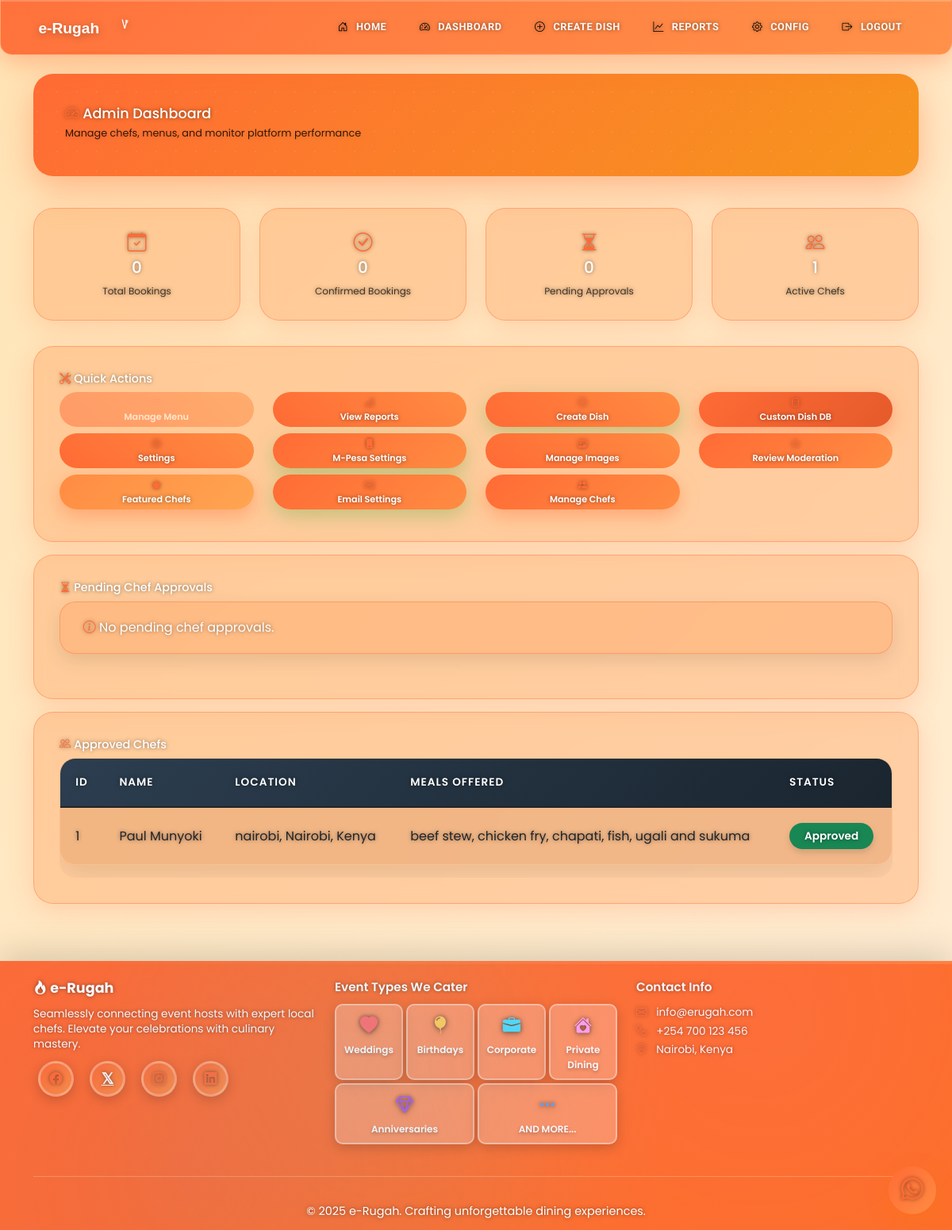
The app's page /admin/dashboard (signed in) with its own data.
### models.py (models this page shows, shortened)
class Chef(db.Model):
    id = db.Column(db.Integer, primary_key=True)
    user_id = db.Column(db.Integer, db.ForeignKey('user.id'), nullable=False)
    name = db.Column(db.String(100), nullable=False)
    phone = db.Column(db.String(20), nullable=False)
    county = db.Column(db.String(50), nullable=False)
    sub_county = db.Column(db.String(50), nullable=False)
    town = db.Column(db.String(50), nullable=False)
    about = db.Column(db.Text)
    meals_offered = db.Column(db.Text)
    photo_url = db.Column(db.String(200))
    is_verified = db.Column(db.Boolean, default=False)
    is_approved = db.Column(db.Boolean, default=False)
    created_at = db.Column(db.DateTime, default=datetime.utcnow)
    rating_total = db.Column(db.Integer, default=0)
    rating_count = db.Column(db.Integer, default=0)
    is_featured = db.Column(db.Boolean, default=False)
    featured_priority = db.Column(db.Integer, default=100)
    bookings = db.relationship('Booking', backref='chef', lazy=True)

### main.py (the view)
@app.route('/admin/dashboard')
@role_required('admin')
def admin_dashboard():
    pending_chefs = Chef.query.filter_by(is_verified=True, is_approved=False).all()
    approved_chefs = Chef.query.filter_by(is_approved=True).all()
    total_bookings = Booking.query.count()
    confirmed_bookings = Booking.query.filter_by(status='confirmed').count()
    return render_template('admin_dashboard.html',
                         pending_chefs=pending_chefs,
                         approved_chefs=approved_chefs,
                         total_bookings=total_bookings,
                         confirmed_bookings=confirmed_bookings)

### main.py (called while the page is built)
@app.context_processor
def inject_year():
    return {'year': datetime.now().year}

@login_manager.user_loader
def load_user(user_id):
    return User.query.get(int(user_id))

def role_required(role):
    def decorator(f):
        @wraps(f)
        @login_required
        def decorated_function(*args, **kwargs):
            if current_user.role != role:
                flash('Access denied. Insufficient permissions.', 'danger')
                return redirect(url_for('index'))
            return f(*args, **kwargs)
        return decorated_function
    return decorator

### templates/admin_dashboard.html (shortened to what this page needs)
{% extends "base.html" %}
{% block content %}
<div class="page-header">
    <div>
        <h5 class="mb-0" style="font-size: 1.1rem;"><i class="bi bi-speedometer2"></i> Admin Dashboard</h5>
        <p class="mb-1 mt-1 small" style="font-size: 0.8rem; color: rgba(0, 0, 0, 0.8);">Manage chefs, menus, and monitor platform performance</p>
    </div>
</div>
<div class="row mb-3">
    <div class="col-md-3 mb-3">
        <div class="stats-card">
            <i class="bi bi-calendar-check" style="font-size: 1.5rem;"></i>
            <h4 class="mb-1" style="font-size: 1.25rem;">{{ total_bookings }}</h4>
            <small style="font-size: 0.75rem; color: rgba(0, 0, 0, 0.7);">Total Bookings</small>
        </div>
    </div>
    <div class="col-md-3 mb-3">
        <div class="stats-card">
            <i class="bi bi-check-circle" style="font-size: 1.5rem;"></i>
            <h4 class="mb-1" style="font-size: 1.25rem;">{{ confirmed_bookings }}</h4>
            <small style="font-size: 0.75rem; color: rgba(0, 0, 0, 0.7);">Confirmed Bookings</small>
        </div>
    </div>
    <div class="col-md-3 mb-3">
        <div class="stats-card">
            <i class="bi bi-hourglass-split" style="font-size: 1.5rem;"></i>
            <h4 class="mb-1" style="font-size: 1.25rem;">{{ pending_chefs|length }}</h4>
            <small style="font-size: 0.75rem; color: rgba(0, 0, 0, 0.7);">Pending Approvals</small>
        </div>
    </div>
    <div class="col-md-3 mb-3">
        <div class="stats-card">
            <i class="bi bi-people" style="font-size: 1.5rem;"></i>
            <h4 class="mb-1" style="font-size: 1.25rem;">{{ approved_chefs|length }}</h4>
            <small style="font-size: 0.75rem; color: rgba(0, 0, 0, 0.7);">Active Chefs</small>
        </div>
    </div>
</div>
<div class="dashboard-card mb-3">
    <h6 class="mb-2" style="font-size: 0.9rem;"><i class="bi bi-tools"></i> Quick Actions</h6>
    <div class="row">
        <div class="col-md-3 mb-2">
            <button class="btn btn-secondary btn-sm w-100" style="font-size: 0.75rem; padding: 0.25rem; opacity: 0.5; cursor: not-allowed;" disabled>
                <i class="bi bi-list-ul"></i><br><small style="font-size: 0.7rem;">Manage Menu</small>
            </button>
        </div>
        <div class="col-md-3 mb-2">
            <a href="{{ url_for('reports') }}" class="btn btn-info btn-sm w-100" style="font-size: 0.75rem; padding: 0.25rem;">
                <i class="bi bi-bar-chart"></i><br><small style="font-size: 0.7rem;">View Reports</small>
            </a>
        </div>
        <div class="col-md-3 mb-2">
            <a href="{{ url_for('admin_create_dish') }}" class="btn btn-success btn-sm w-100" style="font-size: 0.75rem; padding: 0.25rem;">
                <i class="bi bi-plus-circle"></i><br><small style="font-size: 0.7rem;">Create Dish</small>
            </a>
        </div>
        <div class="col-md-3 mb-2">
            <a href="{{ url_for('admin_custom_dish_database') }}" class="btn btn-primary btn-sm w-100" style="font-size: 0.75rem; padding: 0.25rem; background: linear-gradient(135deg, #ff6b35, #e55a2b); border: none;">
                <i class="bi bi-database"></i><br><small style="font-size: 0.7rem;">Custom Dish DB</small>
            </a>
        </div>
        <div class="col-md-3 mb-2">
            <a href="{{ url_for('admin_settings') }}" class="btn btn-warning btn-sm w-100" style="font-size: 0.75rem; padding: 0.25rem;">
                <i class="bi bi-gear"></i><br><small style="font-size: 0.7rem;">Settings</small>
            </a>
        </div>
        <div class="col-md-3 mb-2">
            <a href="{{ url_for('admin_mpesa_settings') }}" class="btn btn-success btn-sm w-100" style="font-size: 0.75rem; padding: 0.25rem; background: linear-gradient(135deg, #ff6b35, #ff8c42); border: none;">
                <i class="bi bi-phone-fill"></i><br><small style="font-size: 0.7rem;">M-Pesa Settings</small>
            </a>
        </div>
        <div class="col-md-3 mb-2">
            <a href="{{ url_for('admin_images') }}" class="btn btn-info btn-sm w-100" style="font-size: 0.75rem; padding: 0.25rem;">
                <i class="bi bi-images"></i><br><small style="font-size: 0.7rem;">Manage Images</small>
            </a>
        </div>
        <div class="col-md-3 mb-2">
            <a href="{{ url_for('admin_reviews') }}" class="btn btn-warning btn-sm w-100" style="font-size: 0.75rem; padding: 0.25rem; background: linear-gradient(135deg, #ff6b35, #ff8c42); border: none;">
                <i class="bi bi-star"></i><br><small style="font-size: 0.7rem;">Review Moderation</small>
            </a>
        </div>
        <div class="col-md-3 mb-2">
            <a href="{{ url_for('admin_featured_chefs') }}" class="btn btn-primary btn-sm w-100" style="font-size: 0.75rem; padding: 0.25rem; background: linear-gradient(135deg, #ff8c42, #ffa552); border: none;">
                <i class="bi bi-star-fill"></i><br><small style="font-size: 0.7rem;">Featured Chefs</small>
            </a>
        </div>
        <div class="col-md-3 mb-2">
            <a href="{{ url_for('admin_email_settings') }}" class="btn btn-success btn-sm w-100" style="font-size: 0.75rem; padding: 0.25rem; background: linear-gradient(135deg, #ff6b35, #ff8c42); border: none;">
                <i class="bi bi-envelope-at"></i><br><small style="font-size: 0.7rem;">Email Settings</small>
            </a>
        </div>
        <div class="col-md-3 mb-2">
            <a href="{{ url_for('admin_manage_chefs') }}" class="btn btn-primary btn-sm w-100" style="font-size: 0.75rem; padding: 0.25rem; background: linear-gradient(135deg, #ff6b35, #ff8c42); border: none;">
                <i class="bi bi-people-fill"></i><br><small style="font-size: 0.7rem;">Manage Chefs</small>
            </a>
        </div>
    </div>
</div>
<div class="dashboard-card mb-3">
    <h6 class="mb-2" style="font-size: 0.9rem;"><i class="bi bi-hourglass-split"></i> Pending Chef Approvals</h6>
    {% if pending_chefs %}
    <div class="table-responsive">
        <table class="table table-striped">
            <thead>
                <tr>
                    <th>ID</th>
                    <th>Name</th>
                    <th>Email</th>
                    <th>Phone</th>
                    <th>Location</th>
                    <th>Verified</th>
                    <th>Actions</th>
                </tr>
            </thead>
            <tbody>
                {% for chef in pending_chefs %}
                <tr>
                    <td>{{ chef.id }}</td>
                    <td>{{ chef.name }}</td>
                    <td>{{ chef.user.email }}</td>
                    <td>{{ chef.phone }}</td>
                    <td>{{ chef.county }}, {{ chef.town }}</td>
                    <td>
                        {% if chef.is_verified %}
                            <span class="badge bg-success">Yes</span>
                        {% else %}
                            <span class="badge bg-warning">No</span>
                        {% endif %}
                    </td>
                    <td>
                        <a href="{{ url_for('approve_chef', chef_id=chef.id) }}" class="btn btn-sm btn-success">Approve</a>
                        <a href="{{ url_for('reject_chef', chef_id=chef.id) }}" class="btn btn-sm btn-danger">Reject</a>
                    </td>
                </tr>
                {% endfor %}
            </tbody>
        </table>
    </div>
    {% else %}
    <div class="alert alert-info">
        <i class="bi bi-info-circle"></i> No pending chef approvals.
    </div>
    {% endif %}
</div>
<div class="dashboard-card">
    <h6 class="mb-2" style="font-size: 0.9rem;"><i class="bi bi-people"></i> Approved Chefs</h6>
    {% if approved_chefs %}
    <div class="table-responsive">
        <table class="table table-striped">
            <thead>
                <tr>
                    <th>ID</th>
                    <th>Name</th>
                    <th>Location</th>
                    <th>Meals Offered</th>
                    <th>Status</th>
                </tr>
            </thead>
            <tbody>
                {% for chef in approved_chefs %}
                <tr>
                    <td>{{ chef.id }}</td>
                    <td>{{ chef.name }}</td>
                    <td>{{ chef.county }}, {{ chef.town }}</td>
                    <td>{{ chef.meals_offered.replace(',', ', ') }}</td>
                    <td><span class="badge bg-success">Approved</span></td>
                </tr>
                {% endfor %}
            </tbody>
        </table>
    </div>
    {% else %}
    <div class="alert alert-info">
        <i class="bi bi-info-circle"></i> No approved chefs yet.
    </div>
    {% endif %}
</div>
{% endblock %}

### templates/base.html (style rules this page uses)
* { scrollbar-width: thin; scrollbar-color: #ff6b35 rgba(255, 107, 53, 0.1); }

### templates/admin_dashboard.html (style rules this page uses)
body { background: linear-gradient(135deg, #ffe4b5, #ffedd5); color: white; text-shadow: 0 0 5px rgba(0,0,0,0.5); animation: fadeIn 0.5s ease-in; }
.bi { color: #ff6b35; }
.dashboard-card, .stats-card { position: relative; overflow: hidden; background: rgba(255, 140, 66, 0.3); border: 1px solid rgba(255, 107, 53, 0.4); backdrop-filter: blur(10px); box-shadow: 0 8px 32px rgba(255, 107, 53, 0.2); transition: all 0.3s ease; animation: slideUp 0.6s ease-out; }
.dashboard-card::before, .stats-card::before { content: ''; position: absolute; top: 0; left: -100%; width: 100%; height: 100%; background: linear-gradient(90deg, rgba(255, 107, 53, 0.6), rgba(255, 140, 66, 0.6)); transition: left 0.5s ease; z-index: 0; }
.dashboard-card > *, .stats-card > * { position: relative; z-index: 1; }
.btn { position: relative; overflow: hidden; transition: all 0.3s ease; border: none; background: linear-gradient(45deg, #ff6b35, #ff8c42); color: white; }
.btn::before { content: ''; position: absolute; top: 0; left: -100%; width: 100%; height: 100%; background: linear-gradient(90deg, #ff8c42, #ffa552); transition: left 0.4s ease; z-index: 0; }
.btn > * { position: relative; z-index: 1; }
.table { background: rgba(255, 140, 66, 0.2); border: 1px solid rgba(255, 107, 53, 0.3); }
.table th, .table td { border-color: rgba(255, 107, 53, 0.3); color: white; }
.alert { background: rgba(255, 140, 66, 0.25); border: 1px solid rgba(255, 107, 53, 0.4); color: white; }
.badge { background: rgba(255, 107, 53, 0.6); color: white; }
@media (min-width: 1200px) and (max-width: 1439px) { .stats-card { padding: 1.5rem !important; } }

### records on screen
Chef: id "1", name "Paul Munyoki", county "nairobi", town "Nairobi, Kenya", meals_offered.replace "beef stew, chicken fry, chapati, fish, ugali and sukuma"

### other values on screen
{{ total_bookings }} "0"
{{ confirmed_bookings }} "0"
{{ pending_chefs|length }} "0"
{{ approved_chefs|length }} "1"
